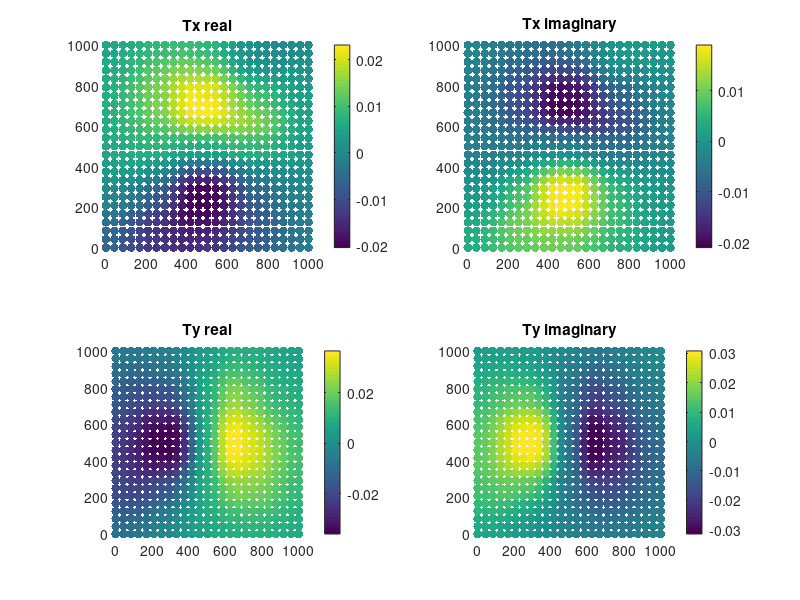
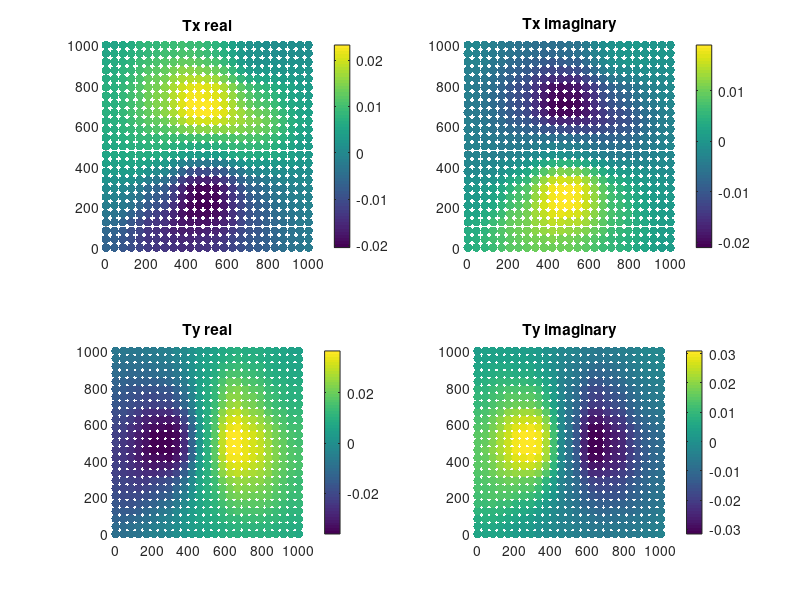

MATLAB code for these plots, in order:


d = load("dataZTEM.txt");
%d_e3d = load("e3dmt/MT_data.txt");
d_e3d = load("e3dmt/dpred0.txt");

x = d(:,1);
y = d(:,2);

S = 40;
figure(1)

subplot(2,2, 1)
scatter(x,y, S, d(:,4), 'filled')
axis image
title("Tx real")
colorbar

subplot(2,2, 2)
scatter(x,y, S, d(:,5), 'filled')
axis image
title("Tx imaginary")
colorbar

subplot(2,2, 3)
scatter(x,y, S, d(:,6), 'filled')
axis image
title("Ty real")
colorbar

subplot(2,2, 4)
scatter(x,y, S, d(:,7), 'filled')
axis image
title("Ty imaginary")
colorbar

%---------------------------------------------

figure(2)

subplot(2,2, 1)
scatter(x,y, S, d_e3d(:,4), 'filled')
axis image
title("Tx real")
colorbar

subplot(2,2, 2)
scatter(x,y, S, d_e3d(:,5), 'filled')
axis image
title("Tx imaginary")
colorbar

subplot(2,2, 3)
scatter(x,y, S, d_e3d(:,6), 'filled')
axis image
title("Ty real")
colorbar

subplot(2,2, 4)
scatter(x,y, S, d_e3d(:,7), 'filled')
axis image
title("Ty imaginary")
colorbar
